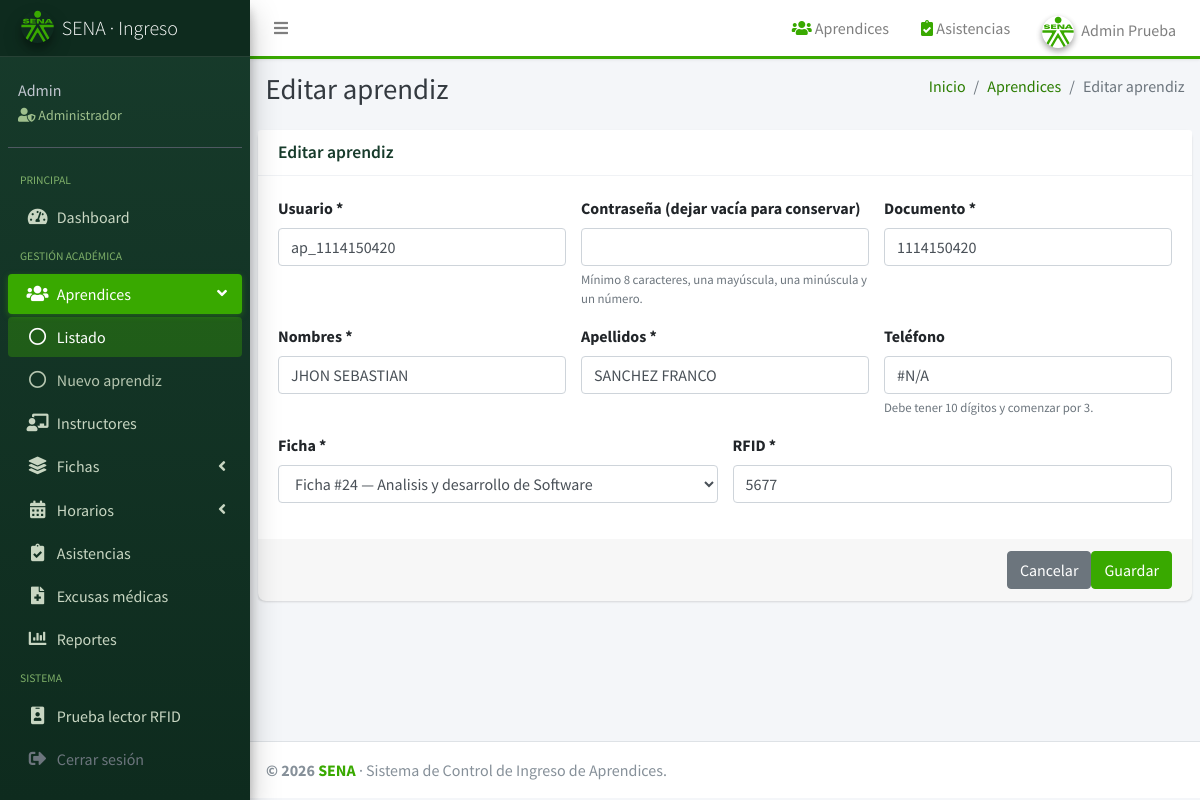
The page /views/admin/aprendices/edit.php?id=162 (signed in) on the database its author committed.
### tables this page shows
CREATE TABLE `aprendiz` (
  `id_aprendiz` int(11) NOT NULL AUTO_INCREMENT,
  `codigo_rfid` varchar(50) NOT NULL,
  `fk_ficha` int(11) NOT NULL,
  `fk_usuario` int(11) NOT NULL,
  PRIMARY KEY (`id_aprendiz`),
  UNIQUE KEY `codigo_rfid` (`codigo_rfid`),
  UNIQUE KEY `fk_usuario` (`fk_usuario`),
  KEY `fk_aprendiz_ficha` (`fk_ficha`),
  CONSTRAINT `fk_aprendiz_ficha` FOREIGN KEY (`fk_ficha`) REFERENCES `ficha` (`id_ficha`) ON UPDATE CASCADE,
  CONSTRAINT `fk_aprendiz_usuario` FOREIGN KEY (`fk_usuario`) REFERENCES `usuario` (`id_usuario`) ON UPDATE CASCADE
);

CREATE TABLE `usuario` (
  `id_usuario` int(11) NOT NULL AUTO_INCREMENT,
  `nombre_usuario` varchar(45) NOT NULL,
  `contrasena` varchar(400) NOT NULL,
  `nombre` varchar(45) NOT NULL,
  `apellido` varchar(45) NOT NULL,
  `tipo_documento` varchar(10) DEFAULT NULL,
  `identificacion` varchar(45) DEFAULT NULL,
  `telefono` varchar(45) DEFAULT NULL,
  `correo_electronico` varchar(100) DEFAULT NULL,
  `fk_rol` int(11) NOT NULL,
  `estado_invitacion_clave` enum('PENDIENTE','MANTENIDA','CAMBIADA') NOT NULL DEFAULT 'PENDIENTE',
  `fecha_resolucion_invitacion` datetime DEFAULT NULL,
  `fecha_ultimo_cambio_clave` datetime DEFAULT NULL,
  PRIMARY KEY (`id_usuario`),
  UNIQUE KEY `identificacion` (`identificacion`),
  KEY `fk_usuario_rol` (`fk_rol`),
  CONSTRAINT `fk_usuario_rol` FOREIGN KEY (`fk_rol`) REFERENCES `rol` (`id_rol`) ON UPDATE CASCADE
);

### views/admin/aprendices/edit.php (called while the page is built)
<?php $rolGestionado=3; $edicion=true; require __DIR__.'/../usuario_form.php';

### views/admin/usuario_form.php (the view, shortened to what this page needs)
<?php
$rolGestionado = $rolGestionado ?? 3;
$edicion = $edicion ?? false;
$modulo = $rolGestionado === 3 ? 'aprendices' : 'instructores';
$conexion = (new Conexion())->conectar();
$datos = ['id_usuario' => '', 'nombre_usuario' => '', 'identificacion' => '', 'nombre' => '', 'apellido' => '', 'telefono' => '', 'codigo_rfid' => '', 'id_ficha' => ''];
if ($edicion) {
    $id = filter_input(INPUT_GET, 'id', FILTER_VALIDATE_INT);
    $sql = 'SELECT u.id_usuario,u.nombre_usuario,u.identificacion,u.nombre,u.apellido,u.telefono,ap.codigo_rfid,ap.fk_ficha AS id_ficha FROM usuario u ' . ($rolGestionado === 3 ? 'INNER JOIN aprendiz ap ON ap.fk_usuario=u.id_usuario' : 'LEFT JOIN aprendiz ap ON 1=0') . ' WHERE u.id_usuario=? AND u.fk_rol=?';
    $q = $conexion->prepare($sql);
    $q->execute([$id, $rolGestionado]);
    $datos = $q->fetch();
}
$fichas = $rolGestionado === 3 ? $conexion->query('SELECT id_ficha,nombre_programa FROM ficha ORDER BY id_ficha')->fetchAll() : [];
$paginaTitulo = ($edicion ? 'Editar ' : 'Nuevo ') . ($rolGestionado === 3 ? 'aprendiz' : 'instructor');
ob_start(); ?>
<div class="card">
    <div class="card-header">
        <h3 class="card-title"><?= $paginaTitulo ?></h3>
    </div>
    <form action="<?= RUTA_BASE ?>controllers/gestionar_usuario.php" method="post">
        <div class="card-body">
            <div class="row">
                <div class="col-md-4 form-group"><label>Usuario *</label><input name="nombre_usuario"
                        class="form-control" value="<?= htmlspecialchars($datos['nombre_usuario']) ?>" required></div>
                <div class="col-md-4 form-group"><label>Contraseña
                        <?= $edicion ? '(dejar vacía para conservar)' : '*' ?></label><input type="password" name="contrasena"
                        class="form-control" <?= $edicion ? '' : 'required' ?> minlength="8"
                        pattern="(?=.*[a-z])(?=.*[A-Z])(?=.*[0-9]).{8,}" autocomplete="new-password"><small
                        class="form-text text-muted">Mínimo 8 caracteres, una mayúscula, una minúscula y un
                        número.</small></div>
                <div class="col-md-4 form-group"><label>Documento *</label><input name="documento" class="form-control"
                        value="<?= htmlspecialchars($datos['identificacion']) ?>" required></div>
            </div>
            <div class="row">
                <div class="col-md-4 form-group"><label>Nombres *</label><input name="nombre" class="form-control"
                        value="<?= htmlspecialchars($datos['nombre']) ?>" required></div>
                <div class="col-md-4 form-group"><label>Apellidos *</label><input name="apellido" class="form-control"
                        value="<?= htmlspecialchars($datos['apellido']) ?>" required></div>
                <div class="col-md-4 form-group"><label>Teléfono</label><input name="telefono" class="form-control"
                        value="<?= htmlspecialchars($datos['telefono'] ?? '') ?>" inputmode="numeric" maxlength="10"
                        pattern="3[0-9]{9}"><small class="form-text text-muted">Debe tener 10 dígitos y comenzar por
                        3.</small></div>
            </div>
            <?php if ($rolGestionado === 3): ?>
                <div class="row">
                    <div class="col-md-6 form-group"><label>Ficha *</label><select name="id_ficha" class="form-control"
                            required>
                            <option value="">Seleccione...</option><?php foreach ($fichas as $ficha): ?>
                                <option value="<?= $ficha['id_ficha'] ?>"
                                    <?= strval($datos['id_ficha']) === strval($ficha['id_ficha']) ? 'selected' : '' ?>>Ficha
                                    #<?= $ficha['id_ficha'] ?> — <?= htmlspecialchars($ficha['nombre_programa']) ?></option>
                            <?php endforeach; ?>
                        </select></div><?php if ($edicion): ?>
                        <div class="col-md-6 form-group"><label>RFID *</label><input name="codigo_rfid" class="form-control"
                                value="<?= htmlspecialchars($datos['codigo_rfid'] ?? '') ?>" required></div><?php endif; ?>
                </div><?php endif; ?>
        </div>
        <div class="card-footer text-right"><a class="btn btn-secondary"
                href="<?= RUTA_BASE ?>views/admin/<?= $modulo ?>/index.php">Cancelar</a><button class="btn btn-primary"
                type="submit">Guardar</button></div>
    </form>
</div>
<?php $contenido = ob_get_clean();
include __DIR__ . '/../layouts/layout_admin.php';

### assets/css/custom.css (style rules this page uses)
:root { --sena-verde: #39a900; --sena-verde-oscuro: #2b7d00; --sena-verde-claro: #eaf6e3; --sena-verde-oscuro-fondo: #143a2a; --sena-gris: #6c757d; }
* { scrollbar-width: thin; scrollbar-color: var(--sena-verde) #f1f5f9; }
body { background-color: #f4f6f9; font-family: "Source Sans Pro", -apple-system, BlinkMacSystemFont, "Segoe UI", Roboto, Arial, sans-serif; }
.btn-primary, .btn-success { background-color: var(--sena-verde); border-color: var(--sena-verde); color: #ffffff; }
.card { border-radius: 8px; border: 0; box-shadow: 0 1px 3px rgba(0, 0, 0, 0.08), 0 1px 2px rgba(0, 0, 0, 0.06); }
.card-header { background-color: #ffffff; border-bottom: 1px solid #f0f2f5; }
.card-header .card-title { color: #173b2b; font-weight: 600; }

### assets/css/calendario.css (style rules this page uses)
:root { --cal-bg-main: #ffffff; --cal-bg-card: #ffffff; --cal-bg-header: #f8fafc; --cal-bg-hours: #f8fafc; --cal-border-grid: #e2e8f0; --cal-border-subtle: #f1f5f9; --cal-text-main: #1e293b; --cal-text-muted: #64748b; --cal-text-dim: #94a3b8; --cal-sena-green: #39a900; --cal-sena-green-dark: #2b7d00; --cal-sena-green-light: #eaf6e3; --cal-sena-green-mint: #f0fdf4; --cal-block-bg: #eaf6e3; --cal-block-bg-gradient: linear-gradient(135deg, #f0fdf4 0%, #eaf6e3 100%); --cal-block-border: #bbf7d0; --cal-block-highlight: #39a900; --cal-block-title: #143a2a; --cal-block-badge: #166534; --cal-block-meta: #15803d; --cal-row-height: 64px; }

### views/layouts/header.php (style rules this page uses)
html { scroll-behavior: smooth; }

### rows shown on the page
aprendiz: nombre_usuario "ap_1114150420", documento "1114150420", nombre "JHON SEBASTIAN", apellido "SANCHEZ FRANCO", telefono "#N/A", id_ficha "Ficha #24 — Analisis y desarrollo de Software", codigo_rfid "5677"

### other values the page prints
$enlace['texto'] "Aprendices"
$enlace['texto'] "Asistencias"
$nombreUsuarioActual "Admin Prueba"
$nombreUsuarioActual "Admin"
$nombreRolActual "Administrador"
$item['texto'] "PRINCIPAL"
$item['texto'] "Dashboard"
$item['texto'] "GESTIÓN ACADÉMICA"
$item['texto'] "Aprendices"
$hijo['texto'] "Listado"
$hijo['texto'] "Nuevo aprendiz"
$item['texto'] "Instructores"
$item['texto'] "Fichas"
$item['texto'] "Horarios"
$item['texto'] "Asistencias"
